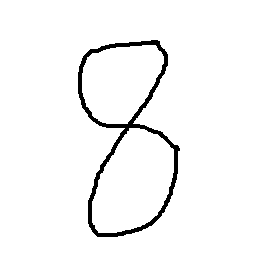
#> input picture datasets/myNumber.png, 280 x 280 px
$ jupyter execute --allow-errors 2021-03-24.ipynb
#> lines starting #> are read from the running program, lines starting #| are printed output that depends on the picture; after the words box and inside, x2 and y2 are one past the last pixel; in counts of white or black regions, pixels touching at a corner belong together
## Machine Learning IPN - Trabajo 24 marzo 2021
Mario Alberto Ponce Pacheco

## Ejercicios - Redes neuronales
1. Continua el estudio de clase para el reconocimiento de dígitos de notebooks/12. Multilayer Neural Network Classifier.ipynb.

[cell 1]
import os
import gzip
import numpy as np
import matplotlib.pyplot as plt
from sklearn.neural_network import MLPClassifier

train_labels_path = "datasets/mnist/train-labels-idx1-ubyte.gz"

#> (the rest of this cell did not finish here and is left out)

[cell 2]
# Tres capas ocultas de 20-150-20 neuronas respectivamente
clf = MLPClassifier(hidden_layer_sizes=(20,))
#> (the rest of this cell did not finish here and is left out)

#> (a cell that did not finish here is left out)

2. Dibuja en paint un dígito a mano y guardalo como una imagen PNG.
3. Abre la imagen en Python con Pillow. Pista https://www.geeksforgeeks.org/python-pil-image-resize-method/

[cell 4]
from PIL import Image
from skimage.color import rgb2gray
import numpy as np

im = Image.open(r"datasets/myNumber.png")
#> im is the input picture: PIL image 280x280 RGB; 96.9% white; 1 black region, box (x1, y1, x2, y2) and area: (78, 40, 180, 237) 2412

4. Escala la imagen a 28x28 pixeles.

[cell 5]
im = im.resize((28, 28))
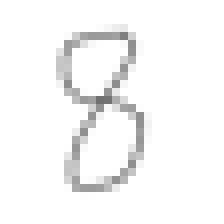
#> im: PIL image 28x28 RGB (shown 8 times larger); min 112, max 255, mean 246.6

5. Convierte la imagen a un array de numpy. Pista https://www.geeksforgeeks.org/how-to-convert-images-to-numpy-array/

[cell 6]
im = np.asarray(im)

6. Usa rgb2gray de skimage para convertir la imagen de RGB a escala de grises. https://scikit-image.org/docs/stable/auto_examples/color_exposure/plot_rgb_to_gray.html#sphx-glr-auto-examples-color-exposure-plot-rgb-to-gray-py

[cell 7]
im = 1 - rgb2gray(im)
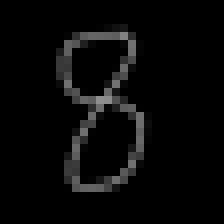
#> im: shape (28, 28) float64 (shown 8 times larger); min 0, max 0.561, mean 0.033

7. Refigura la imagen para que sea un vector de 768 entradas.

[cell 8]
im  = im.reshape((784, ))
#> im = 784 values, max 0.561 at index 348, min 0 at index 0, mean 0.033
